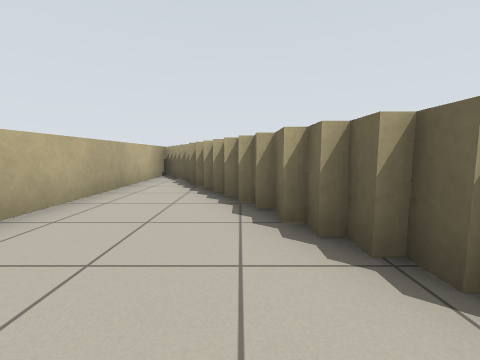
[1] (above)

17 first-person views from a walk through a Stage world. The camera is 0.72 m above the floor, tilts 6° down and sees 90° across. The lines on the ground mark 1 m squares. The floor is counted in squares, 1 m on a side. Each view is taken from the middle of a square. On the plan, view 1 faces up. The plan holds only what a view shows up to about 9 squares ahead; the rest is blank. The place goes on beyond the plan. Robots are left out.

[2]
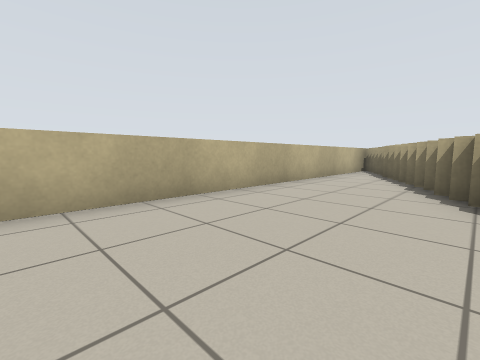

[3]
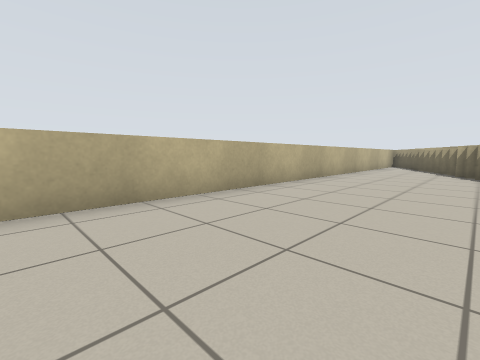

[4]
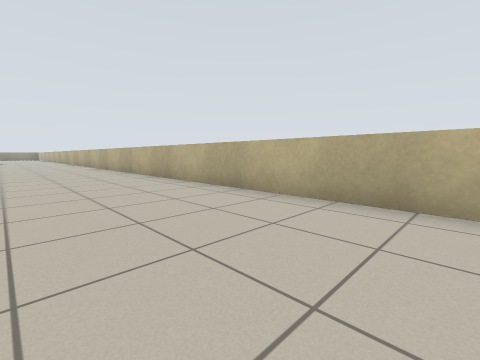

[5]
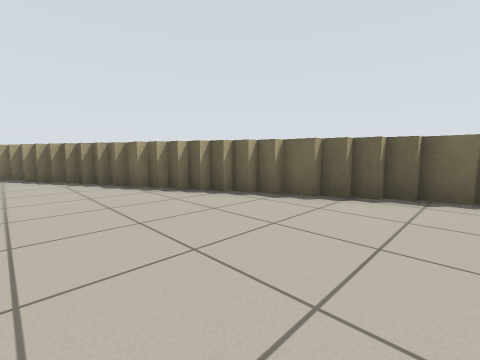

[6]
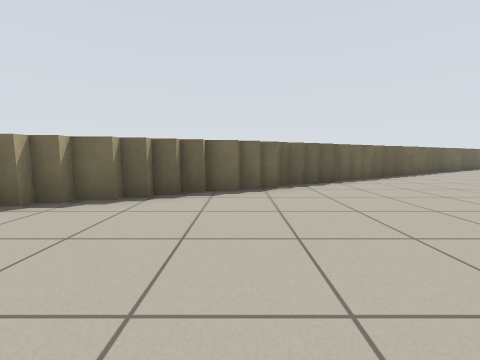

[7]
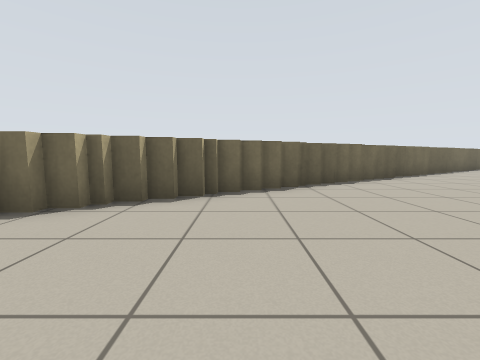

[8]
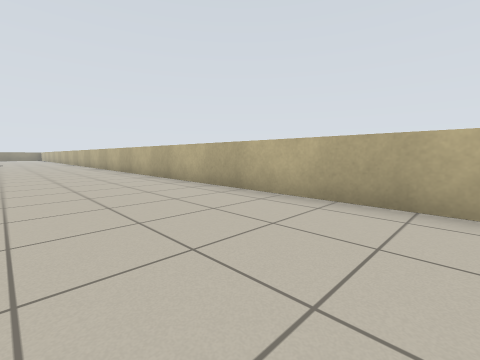

[9]
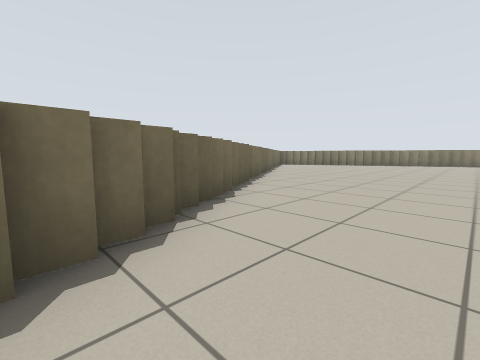

[10]
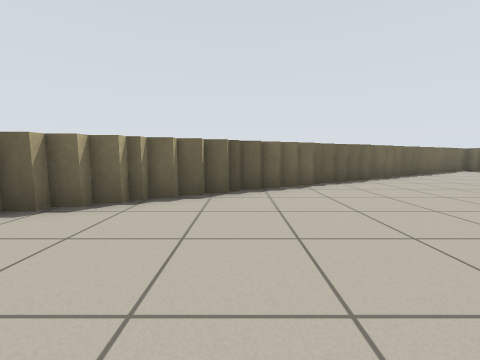

[11]
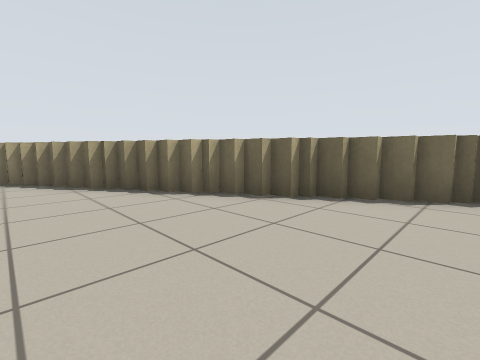

[12]
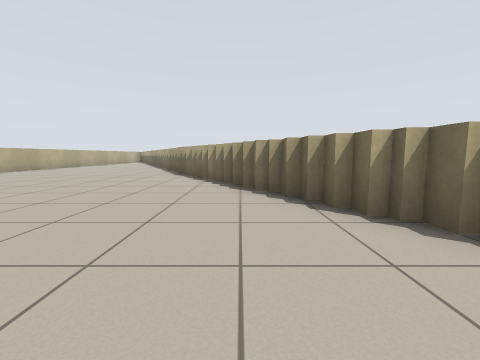

[13]
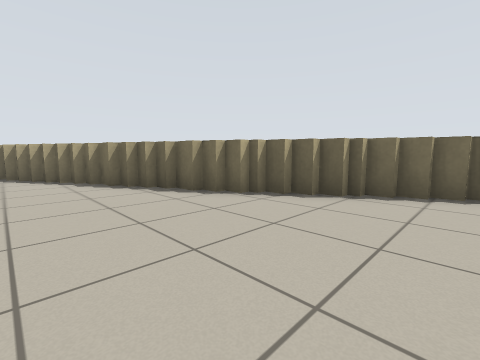

[14]
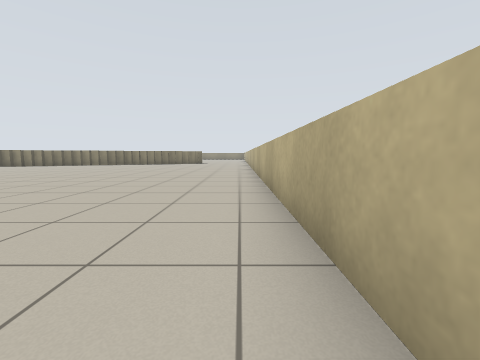

[15]
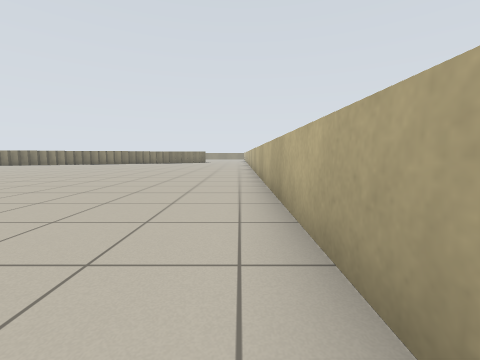

[16]
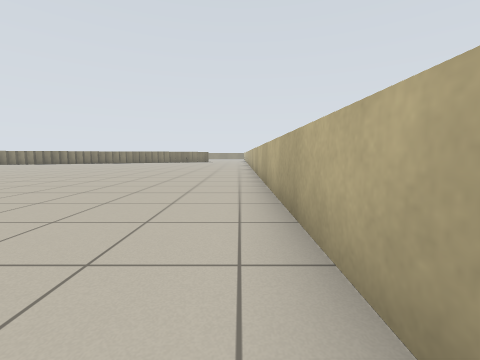

[17]
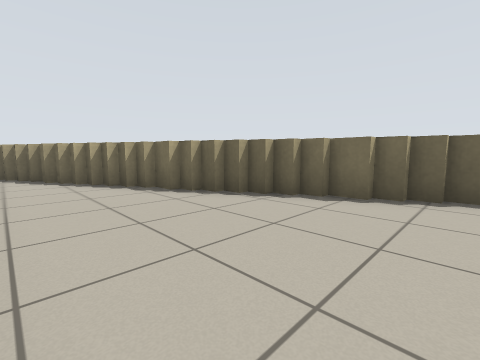

### Floor plan
Key: @ floor where view 1 was taken; # wall or solid block; . floor; = window, fence, low wall or low ledge.
Columns run from 3 left of view 1 to 11 right of it. Each row starts with its distance up from view 1.
  9 =#
  8 =#
  7 =.=
  6 =.#
  5 =..=
  4 =..#
  3 =...#
  2 =...#
  1 =....=
  0 =..@.=
 -1 =.....#
 -2 =.....#
 -3 =......#
 -4 =......#
 -5 =.......#
 -6 =.......#
 -7 =........#
 -8 =........==
 -9 =.........#
-10 =.........==
-11 =..........#
-12 =...........#
-13 =...........==
-14 =............#
-15 =.............=
-16 =.............=

Positions as (right, up) in squares from view 1, and headings:
1: (0, 0), facing up
2: (1, -3), facing up-left
3: (1, -8), facing up-left
4: (1, -6), facing down-left
5: (0, -6), facing up-right
6: (0, -6), facing right
7: (2, -9), facing right
8: (1, -9), facing down-left
9: (5, -9), facing down-right
10: (5, -14), facing right
11: (6, -16), facing up-right
12: (7, -15), facing up
13: (2, -10), facing up-right
14: (-2, -11), facing down
15: (-2, -9), facing down
16: (-2, -7), facing down
17: (-2, -2), facing up-right
